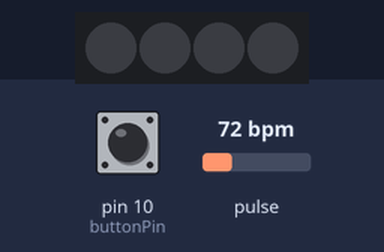
The sketch below on a simulated Arduino Uno, built with avr-gcc and run on an emulated ATmega328P. Parts: 4 RGB LEDs in strip order, left to right. The test bench sets the inputs (shaded band); at power-on: pin 10 (buttonPin) LOW, pulse 72 bpm. Dim RGB values are drawn brighter than linear; what the sketch prints to the serial monitor is not drawn.

Above: at 1.2 s.
1.3 s: pin 10 (buttonPin) pulled HIGH for 0.15 s
At 1.6 s:
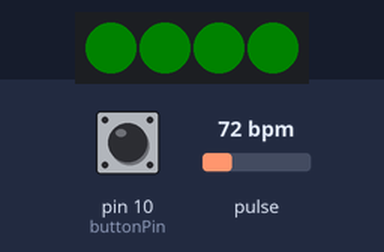
At 8.6 s:
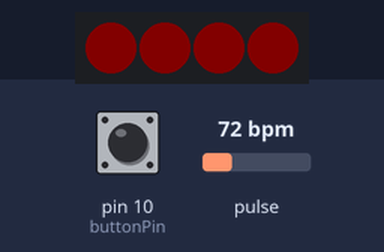
Timing chart, 0 to 36.8 s (numbered marks = the images above; inputs shaded):
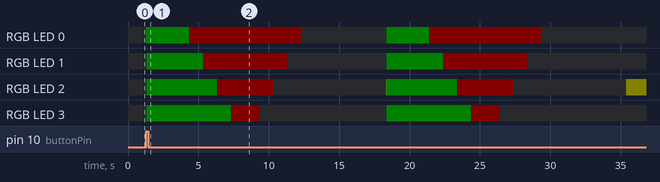

Measured:
- after the input at 1.3 s, RGB LED 0: off → RGB(0, 6, 0) at once, → RGB(6, 0, 0) 3.0 s later, → off 8.0 s later, → RGB(0, 6, 0) 6.0 s later, … (6 changes in this stretch); RGB LED 1: off → RGB(0, 6, 0) at once, → RGB(6, 0, 0) 4.0 s later, → off 6.0 s later, → RGB(0, 6, 0) 7.0 s later, … (6 changes in this stretch)

The sketch:

Biosensor_Project_Code_V1.0.ino
```cpp
#define USE_ARDUINO_INTERRUPTS true  // Must include this to read and process PulseSensor data automatically
#include <PulseSensorPlayground.h>; // Include the PulseSensor Library
#include <Adafruit_NeoPixel.h>; // Include the NeoPixel Library


// Initialize the PulseSensor
const int PulsePin = 8; // Initialize the pin that the PulseSensor is connected to on the Flora
const int Threshold = 500; // Determine which signal from subject will count as a beat

PulseSensorPlayground pulseSensor; // Create an instance of the PulseSensorPlayground object called pulseSensor


// Initialize the Button
const int buttonPin = 10; // Initialize the pin that the button is connected to
int buttonState = 0; // Current state of the button
int lastButtonState = 0; // {revious state of the button
int buttonCount = 0; // Counter for how many times the button has been pressed

// Initialize the NeoPixels
const int LED_Pin = 6;
const int LED_Count = 4; // We are using 4 LEDs

// Now, delcare the Neopixel strip object
// Argument 1 = Number of Pixels in the strip
// Argument 2 = Arduino pin number
// Argument 3 = Pixel type flags, add together as needed:
    // NEO_GRB Pixels are wired for GRB bitstream (MIGHT BE RGB!!!!)
    // NEO_KHZ800 800KHz bitstream

Adafruit_NeoPixel strip (LED_Count, LED_Pin, NEO_GRB + NEO_KHZ800); // (MIGHT BE RGB!!!!!)


void setup() {

  Serial.begin(115200); // Set the Serial Monitor to the right baud rate (115200 is chosen because that is what the Processing Sketch expects to read, at about 11 bytes per millisecond.

  pinMode(buttonPin, INPUT); // Set the Button as the digital input
  pinMode(PulsePin, OUTPUT); // Set the PulseSensor as the digital output


  // Next, configure the PulseSensor Variables that were created
  pulseSensor.analogInput(PulsePin);
  pulseSensor.setThreshold(Threshold);

  strip.begin(); // Initializes the NeoPixel strip object
  strip.show(); // initialize all pixels to (off)
  strip.setBrightness(30); // Initialize the brightness setting


  if (pulseSensor.begin()){ // Start reading the pulseSensor signal
  }
}

void loop() {

  buttonState = digitalRead(buttonPin); // Read the state of the button


  if (buttonState != lastButtonState){ // If the state of the button has changed
    colorWipe(strip.Color(0, 50, 0, 0), 50); // Initializes a red colorwipe

    delay (3000); // Wait 3 ceconds

    anxietyExercise();

    delay (5000); // Wait 5 ceconds

    heartRateDisplay();


  lastButtonState = buttonState;

    }

}

// Initialize the colorWipe function, which fills each NeoPixel with a color, one after the other
void colorWipe(uint32_t color, int wait) {
  for(int i=0; i<strip.numPixels(); i++) { // For each pixel in strip
    strip.setPixelColor(i, color);         //  Set pixel's color (in RAM)
    strip.show();                          //  Update strip to match
    delay(10);                           //  Pause for a moment
  }
}

// Initialize the anxietyExercise Function
void anxietyExercise() {

  // Set up the Inhaling Color Pattern. When the first LED lights up, begin to inhale, and when all 4 are lit up, stop inhaling.
  strip.setPixelColor(0, 50, 0, 0);
  strip.show();
  delay (1000);

  strip.setPixelColor(1, 50, 0, 0);
  strip.show();
  delay (1000);

  strip.setPixelColor(2, 50, 0, 0);
  strip.show();
  delay (1000);

  strip.setPixelColor(3, 50, 0, 0);
  strip.show();

  delay (2000); // PAUSE for 2 seconds after inhaling

  // Begin Exhaling color pattern (LED's slowly turn off)

  strip.setPixelColor(3, 0, 0, 0);
  strip.show();
  delay (1000);

  strip.setPixelColor(2, 0, 0, 0);
  strip.show();
  delay(1000);

  strip.setPixelColor(1, 0, 0, 0);
  strip.show();
  delay(1000);

  strip.setPixelColor(0, 0, 0, 0);
  strip.show();
  delay(1000);

}


// Initialize the heartRateDisplay Function
void heartRateDisplay(){

  int BPM = pulseSensor.getBeatsPerMinute(); //Initializes the BPM function that is in the PulseSensorPlayground library
    if (pulseSensor.sawStartOfBeat()) { // Constantly tests to see if a beat happens
      Serial.println("Recording Heart Rate!"); // If the test is true (a beat was recorded), print a message to show that it is recrding the heart rate
      Serial.println("BPM: "); // Print the phrase "BPM"
      Serial.println(BPM); // Print the value for BPM (the Heart Rate)
    }

  if (BPM <= 60){
    strip.setPixelColor(0, 50, 0, 0, 0); // (Pin, Green, Red, Blue, White)
    strip.setPixelColor(1, 0, 0, 0, 50); //
    strip.setPixelColor(2, 0, 0, 0, 50);
    strip.setPixelColor(3, 0, 0, 0, 50);
      strip.show(); // Show the Green light on LED 1
  }

  if (BPM > 60 && BPM <= 70){
    strip.setPixelColor(0, 0, 0, 0, 50);
    strip.setPixelColor(1, 50, 0, 0, 0);
    strip.setPixelColor(2, 0, 0, 0, 50);
    strip.setPixelColor(3, 0, 0, 0, 50);
      strip.show(); // Show the Green Light on LED 2
  }

  if (BPM > 70 && BPM <= 80){
    strip.setPixelColor(0, 0, 0, 0, 50);
    strip.setPixelColor(1, 0, 0, 0, 50);
    strip.setPixelColor(2, 50, 50, 0, 0);
    strip.setPixelColor(3, 0, 0, 0, 50);
      strip.show(); // Show the Yellow Light on LED 3
  }

  if (BPM > 80){
    strip.setPixelColor(0, 0, 0, 0, 50);
    strip.setPixelColor(1, 0, 0, 0, 50);
    strip.setPixelColor(2, 0, 0, 0, 50);
    strip.setPixelColor(3, 0, 50, 0, 0);
      strip.show(); // Show the red light on LED 4
  }
}
```
